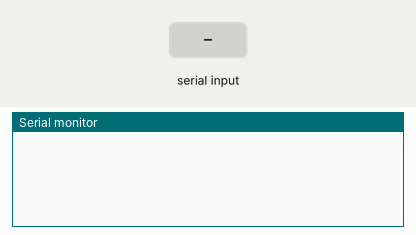
Simulated run of this sketch. Board: Arduino Uno, built with avr-gcc and run on an emulated ATmega328P. On the bench: the last lines printed to the serial monitor. The inputs (shaded band) are chosen by the test bench.

Above: at 1.2 s.
1.3 s: "$GNZDA\n" received over Serial
At 2.1 s:
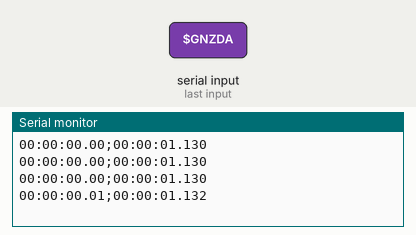
2.8 s: "200\n" received over Serial
At 3.3 s:
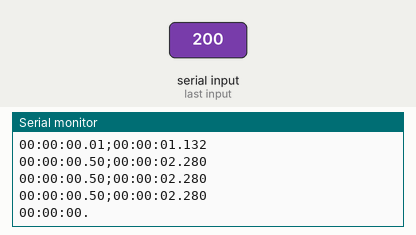
Timing chart, 0 to 5.8 s (numbered marks = the images above; inputs shaded):
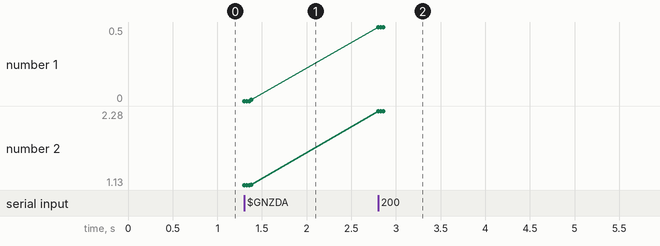

The sketch:

GNSS_R3.ino
```cpp
#include "Arduino.h"
//pro UNO R3 musí být Serial=Serial

// Definice struktury Cas
struct Cas {
  unsigned long den;
  unsigned long mesic;
  unsigned long rok;
  unsigned long hodina;
  unsigned long minuta;
  unsigned long sekunda;
};

// Definice globální proměnné pro čas a čas od spuštění
Cas cas;
Cas cas_od_spusteni;

// Nastavení počátečního času spuštění Arduina
unsigned long startTime = 0;

// Řetězec pro uložení času
char timeString[10];

// Řetězec pro uložení předchozího času
char previousTimeString[10];

// Řetězec pro uchování setin sekundy
char milliString[5];

void setup() {
  Serial.begin(9600);
  // Nastavení času spuštění programu
  startTime = millis();
}

void loop() {
  // Pokud jsou k dispozici data na sériovém portu
  while (Serial.available()) {
    // Přečtení NMEA zprávy do pole znaků
    char nmeaMessage[100];
    int messageIndex = 0;
    char incomingChar;

    while (Serial.available() > 0) {
      incomingChar = Serial.read();
      // Uložení přijatých znaků do pole
      nmeaMessage[messageIndex] = incomingChar;
      messageIndex++;
      // Přerušení smyčky při přijetí znaku nového řádku nebo překročení délky zprávy
      if (incomingChar == '\n' || messageIndex >= sizeof(nmeaMessage) - 1) {
        break;
      }
    }
    // Přidání ukončující nuly k ukončení řetězce
    nmeaMessage[messageIndex] = '\0';

    // Pokud zpráva začíná řetězcem "$GNZDA"
    if (strstr(nmeaMessage, "$GNZDA") != NULL) {
      char* parts[15] = {};
      int i = 0;
      // Rozdělení zprávy na části oddělené čárkami
      parts[i] = strtok(nmeaMessage, ",");
      while (parts[i] != NULL) {
        parts[++i] = strtok(NULL, ",");
      }
      // Uložení hodnoty času do struktury cas
      if (parts[1] != NULL) {
        cas.hodina = atoi(parts[1]);
        cas.minuta = atoi(parts[2]);
        cas.sekunda = atoi(parts[3]);
      }
      cas.den = atoi(parts[4]);
      cas.mesic = atoi(parts[5]);
      cas.rok = atoi(parts[6]);
    }

    // Formátování času do řetězce
    sprintf(timeString, "%02lu:%02lu:%02lu", cas.hodina, cas.minuta, cas.sekunda);
    // Volání funkce pro výpočet setin sekundy
    setiny(milliString);
    // Výpis času na sériový port
    Serial.print(timeString);
    Serial.print(".");
    Serial.print(String(milliString));
    Serial.print(";");
    // Volání funkce pro výpočet času od spuštění
    CasOdSpisteni();
  }
}

// Funkce pro výpočet setin sekundy
void setiny(char* milliString) {
  static unsigned long lastTime = 0;
  // Kontrola změny času
  if (strcmp(timeString, previousTimeString) != 0) {
    lastTime = millis();
    strcpy(previousTimeString, timeString);
  }
  // Výpočet uplynulého času v sekundách
  float elapsedTime = (float)(millis() - lastTime) / 1000;
  // Formátování setin sekundy
  snprintf(milliString, 5, "%02d", (int)(elapsedTime * 100) % 100);
}

// Funkce pro výpočet času od spuštění
void CasOdSpisteni() {
  // Výpočet uplynulého času v milisekundách
  unsigned long elapsedTime = millis() - startTime;
  // Naplnění struktury cas_od_spusteni hodnotami
  cas_od_spusteni.hodina = elapsedTime / 3600000;
  cas_od_spusteni.minuta = (elapsedTime / 60000) % 60;
  cas_od_spusteni.sekunda = (elapsedTime / 1000) % 60;
  // Výpočet setin sekundy
  unsigned long setiny_sekundy = elapsedTime / 10;
  // Formátování času od spuštění do řetězce
  char elapsedTimeString[15];
  sprintf(elapsedTimeString, "%02lu:%02lu:%02lu.%02lu", cas_od_spusteni.hodina, cas_od_spusteni.minuta, cas_od_spusteni.sekunda, setiny_sekundy);
  // Výpis času od spuštění na sériový port
  Serial.println(elapsedTimeString);
}
```

Measured:
- after the input at 1.3 s, the serial monitor: prints a new line at once (image 1)
- after the input at 2.8 s, the serial monitor: prints a new line at once (image 2)
- plotted number 1: 0.01 → 0.5 after the input at 2.8 s
- plotted number 2: 1.13 → 2.28 after the input at 2.8 s
